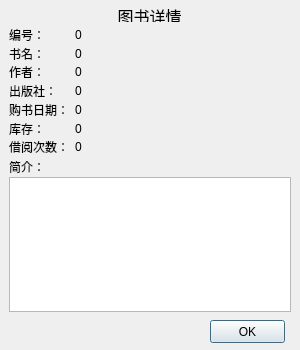
<?xml version="1.0" encoding="UTF-8"?>
<ui version="4.0">
 <class>Dialog_book_info</class>
 <widget class="QDialog" name="Dialog_book_info">
  <property name="geometry">
   <rect>
    <x>0</x>
    <y>0</y>
    <width>300</width>
    <height>350</height>
   </rect>
  </property>
  <property name="sizePolicy">
   <sizepolicy hsizetype="Preferred" vsizetype="Preferred">
    <horstretch>0</horstretch>
    <verstretch>0</verstretch>
   </sizepolicy>
  </property>
  <property name="minimumSize">
   <size>
    <width>300</width>
    <height>350</height>
   </size>
  </property>
  <property name="maximumSize">
   <size>
    <width>300</width>
    <height>350</height>
   </size>
  </property>
  <property name="windowTitle">
   <string>Dialog</string>
  </property>
  <widget class="QLabel" name="label_7">
   <property name="geometry">
    <rect>
     <x>9</x>
     <y>159</y>
     <width>36</width>
     <height>16</height>
    </rect>
   </property>
   <property name="sizePolicy">
    <sizepolicy hsizetype="Fixed" vsizetype="Preferred">
     <horstretch>0</horstretch>
     <verstretch>0</verstretch>
    </sizepolicy>
   </property>
   <property name="text">
    <string>简介：</string>
   </property>
  </widget>
  <widget class="QTextBrowser" name="textBrowser">
   <property name="geometry">
    <rect>
     <x>9</x>
     <y>177</y>
     <width>282</width>
     <height>135</height>
    </rect>
   </property>
   <property name="sizePolicy">
    <sizepolicy hsizetype="Preferred" vsizetype="Expanding">
     <horstretch>0</horstretch>
     <verstretch>0</verstretch>
    </sizepolicy>
   </property>
  </widget>
  <widget class="QPushButton" name="pushButton">
   <property name="geometry">
    <rect>
     <x>210</x>
     <y>320</y>
     <width>75</width>
     <height>23</height>
    </rect>
   </property>
   <property name="sizePolicy">
    <sizepolicy hsizetype="Fixed" vsizetype="Fixed">
     <horstretch>0</horstretch>
     <verstretch>0</verstretch>
    </sizepolicy>
   </property>
   <property name="text">
    <string>OK</string>
   </property>
  </widget>
  <widget class="QWidget" name="">
   <property name="geometry">
    <rect>
     <x>9</x>
     <y>9</y>
     <width>281</width>
     <height>144</height>
    </rect>
   </property>
   <layout class="QGridLayout" name="gridLayout">
    <item row="1" column="0">
     <widget class="QLabel" name="label_2">
      <property name="sizePolicy">
       <sizepolicy hsizetype="Fixed" vsizetype="Preferred">
        <horstretch>0</horstretch>
        <verstretch>0</verstretch>
       </sizepolicy>
      </property>
      <property name="text">
       <string>编号：</string>
      </property>
     </widget>
    </item>
    <item row="1" column="1">
     <widget class="QLabel" name="label_num">
      <property name="text">
       <string>0</string>
      </property>
     </widget>
    </item>
    <item row="2" column="0">
     <widget class="QLabel" name="label_3">
      <property name="sizePolicy">
       <sizepolicy hsizetype="Fixed" vsizetype="Preferred">
        <horstretch>0</horstretch>
        <verstretch>0</verstretch>
       </sizepolicy>
      </property>
      <property name="text">
       <string>书名：</string>
      </property>
     </widget>
    </item>
    <item row="2" column="1">
     <widget class="QLabel" name="label_name">
      <property name="text">
       <string>0</string>
      </property>
     </widget>
    </item>
    <item row="3" column="0">
     <widget class="QLabel" name="label_4">
      <property name="sizePolicy">
       <sizepolicy hsizetype="Fixed" vsizetype="Preferred">
        <horstretch>0</horstretch>
        <verstretch>0</verstretch>
       </sizepolicy>
      </property>
      <property name="text">
       <string>作者：</string>
      </property>
     </widget>
    </item>
    <item row="3" column="1">
     <widget class="QLabel" name="label_author">
      <property name="text">
       <string>0</string>
      </property>
     </widget>
    </item>
    <item row="4" column="0">
     <widget class="QLabel" name="label_5">
      <property name="sizePolicy">
       <sizepolicy hsizetype="Fixed" vsizetype="Preferred">
        <horstretch>0</horstretch>
        <verstretch>0</verstretch>
       </sizepolicy>
      </property>
      <property name="text">
       <string>出版社：</string>
      </property>
     </widget>
    </item>
    <item row="4" column="1">
     <widget class="QLabel" name="label_publisher">
      <property name="text">
       <string>0</string>
      </property>
     </widget>
    </item>
    <item row="5" column="0">
     <widget class="QLabel" name="label_6">
      <property name="sizePolicy">
       <sizepolicy hsizetype="Fixed" vsizetype="Preferred">
        <horstretch>0</horstretch>
        <verstretch>0</verstretch>
       </sizepolicy>
      </property>
      <property name="text">
       <string>购书日期：</string>
      </property>
     </widget>
    </item>
    <item row="5" column="1">
     <widget class="QLabel" name="label_date">
      <property name="text">
       <string>0</string>
      </property>
     </widget>
    </item>
    <item row="6" column="0">
     <widget class="QLabel" name="label_9">
      <property name="sizePolicy">
       <sizepolicy hsizetype="Fixed" vsizetype="Preferred">
        <horstretch>0</horstretch>
        <verstretch>0</verstretch>
       </sizepolicy>
      </property>
      <property name="text">
       <string>库存：</string>
      </property>
     </widget>
    </item>
    <item row="6" column="1">
     <widget class="QLabel" name="label_stock">
      <property name="text">
       <string>0</string>
      </property>
     </widget>
    </item>
    <item row="7" column="0">
     <widget class="QLabel" name="label_8">
      <property name="sizePolicy">
       <sizepolicy hsizetype="Fixed" vsizetype="Preferred">
        <horstretch>0</horstretch>
        <verstretch>0</verstretch>
       </sizepolicy>
      </property>
      <property name="text">
       <string>借阅次数：</string>
      </property>
     </widget>
    </item>
    <item row="7" column="1">
     <widget class="QLabel" name="label_count">
      <property name="text">
       <string>0</string>
      </property>
     </widget>
    </item>
    <item row="0" column="0" colspan="2">
     <widget class="QLabel" name="label">
      <property name="font">
       <font>
        <pointsize>12</pointsize>
       </font>
      </property>
      <property name="text">
       <string>图书详情</string>
      </property>
      <property name="alignment">
       <set>Qt::AlignCenter</set>
      </property>
     </widget>
    </item>
   </layout>
  </widget>
 </widget>
 <resources/>
 <connections/>
</ui>
